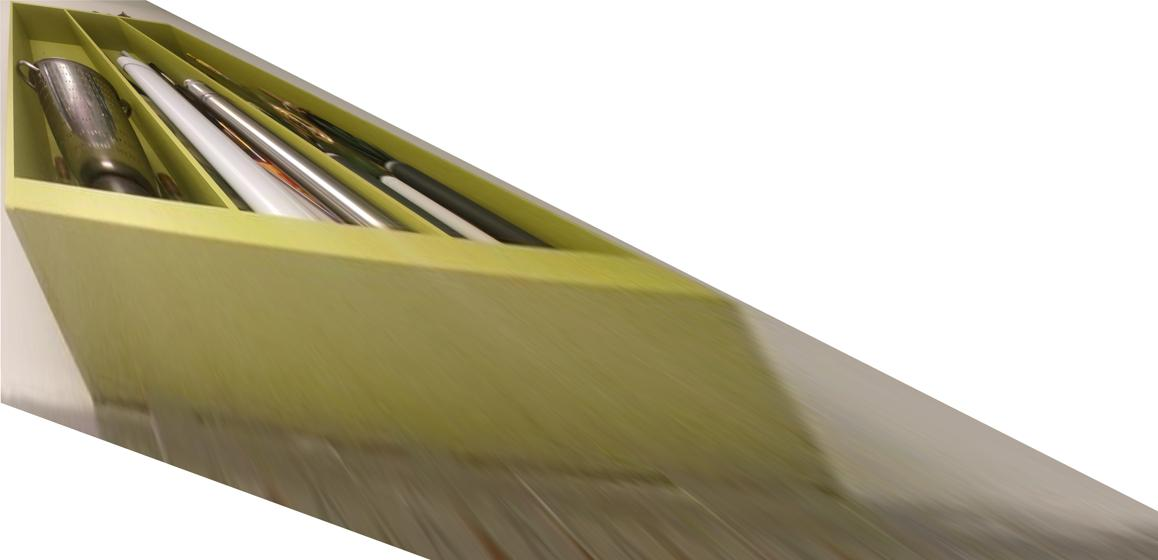
%> input picture src/images/rectified.jpg, 1158 x 560 px
$ octave rectified_image_edge_detection.m   (GNU Octave 9; MATLAB toolbox functions it lacks are replaced by stand-ins)
%> lines starting %> are read from the running program, lines starting %| are printed output that depends on the picture
% =====================================================================
%                            Edges detection
% =====================================================================

% Import utils
addpath('iacv_homework\utils');

% Clear all variables and close all
clear;
close all;

% Import the image
img = imread('iacv_homework\images\rectified.jpg');
%> img is the input picture: size 560x1158x3 uint8; mean R, G, B 190.9, 185.1, 162.5


%% Preprocessing the image to get a better result
grayImg = rgb2gray(img);
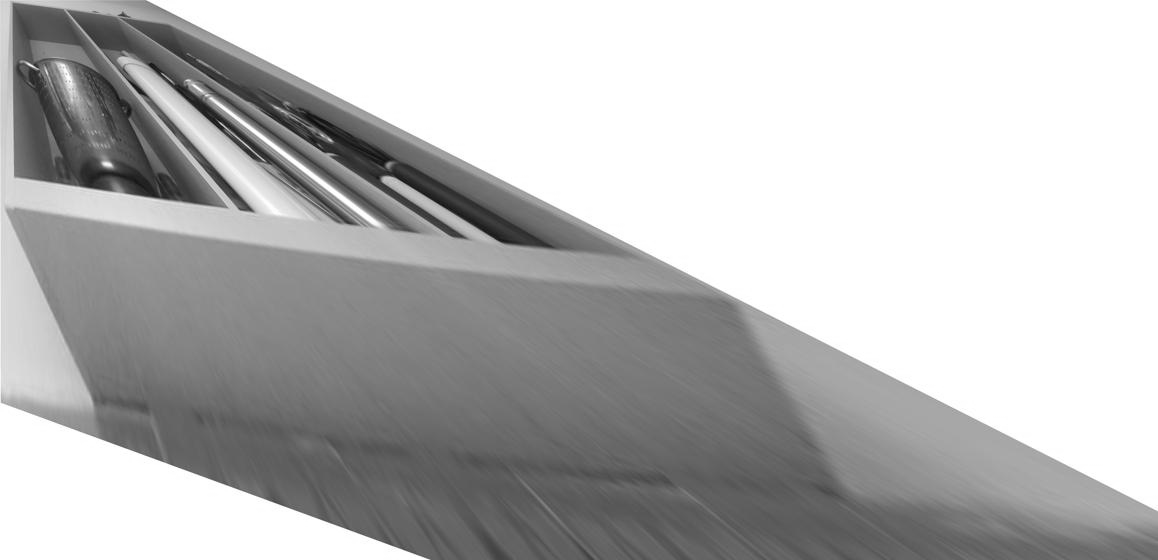
%> grayImg: size 560x1158 uint8; min 8, max 255, mean 184.3
grayImg = imsharpen(grayImg, 'Radius', 4, 'Amount', 10);  % Adjust parameters
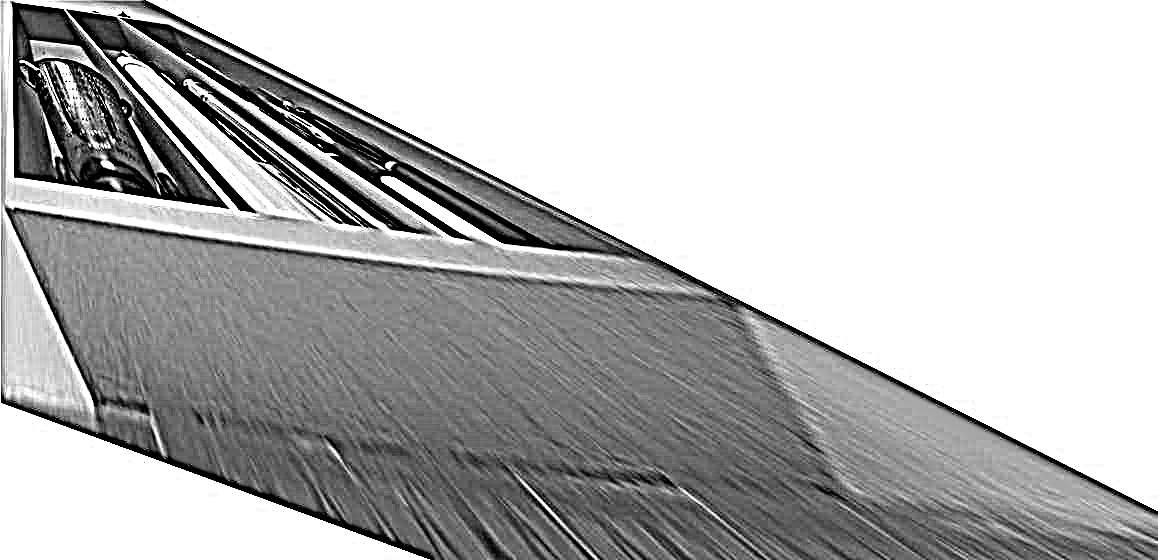
%> grayImg: size 560x1158 uint8; min 0, max 255, mean 182


%% Apply Harris corner detection to the modified image
points_harris = detectHarrisFeatures(grayImg, 'MinQuality', 0.001, 'FilterSize', 3);
%> points_harris = 2713 points; strongest (x, y): (219, 122), (197, 60), (123, 13), (123, 108), (187, 86)


%% Show the image with edges and Harris points
figure;
imshow(img), hold on

% Plot Harris points on top of the image
scatter(points_harris.Location(:,1), points_harris.Location(:,2), 50, 'r', 'filled');

% Loop through each Harris point to label it
for i = 1:size(points_harris.Location, 1)
    text(points_harris.Location(i,1) + 5, points_harris.Location(i,2), ...
         num2str(i), 'Color', 'blue', 'FontSize', 8);
end

title('Canny Edge + Harris Corner Detection');
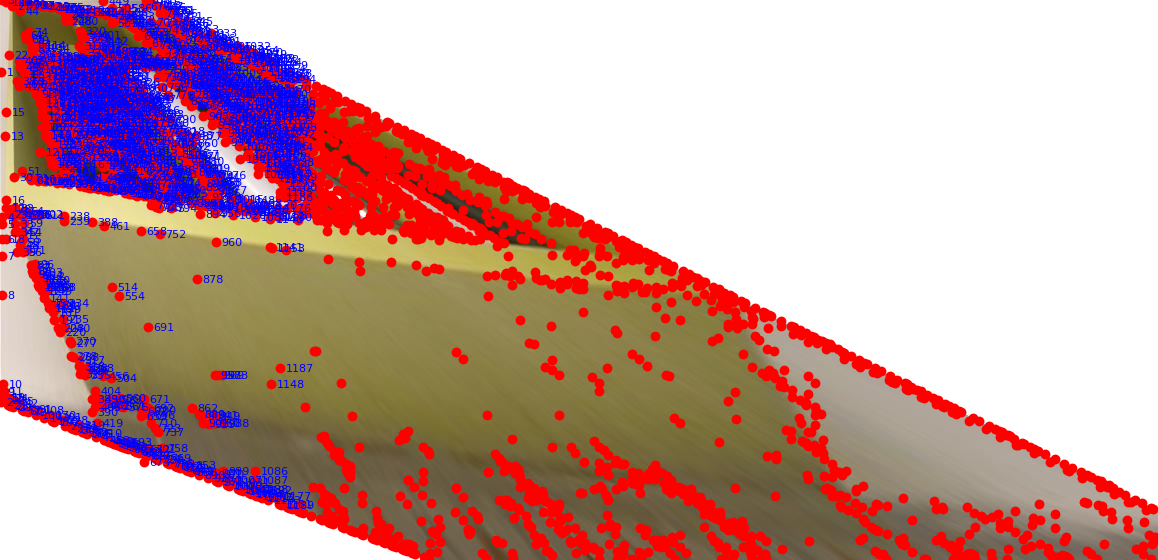
%> figure redrawn from the program's plot data; its title reads 'Canny Edge + Harris Corner Detection'


%% Show the image with only the manually selected points
points = [  points_harris.Location(388,1), points_harris.Location(388,2);
            points_harris.Location(16,1), points_harris.Location(16,2);
           points_harris.Location(2360,1), points_harris.Location(2360,2); % 3512

            points_harris.Location(78,1), points_harris.Location(78,2);
            points_harris.Location(228,1), points_harris.Location(228,2);
            points_harris.Location(25,1), points_harris.Location(25,2);
            points_harris.Location(312,1), points_harris.Location(312,2);
];
%> points = [93 223; 7 201; 732 526; 30 215; 63 421; 11 407; 80 11]
figure;
imshow(grayImg)
imshow(img), hold on;

% Plot Harris points on top of the image
scatter(points(:,1), points(:,2), 50, 'r', 'filled');

% Loop through each Harris point to label it
for i = 1:size(points, 1)
    text(points(i,1) + 5, points(i,2), ...
         num2str(i), 'Color', 'blue', 'FontSize', 8);
end
%> this loop made 7 passes
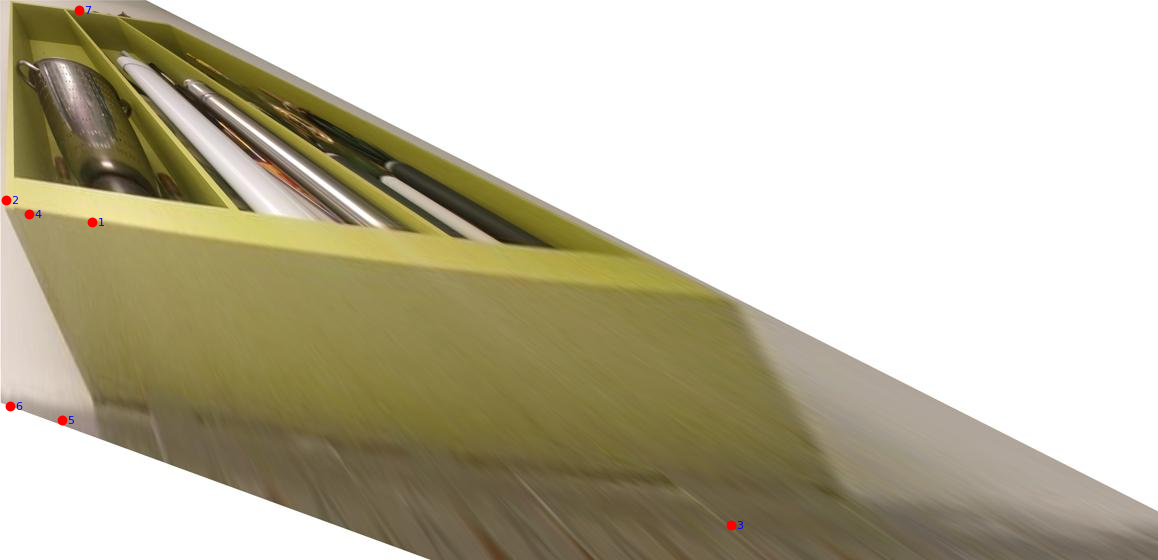
%> figure redrawn from the program's plot data


%% Save the useful points in a variable
save('iacv_homework\variables\rect_points.mat', 'points');
